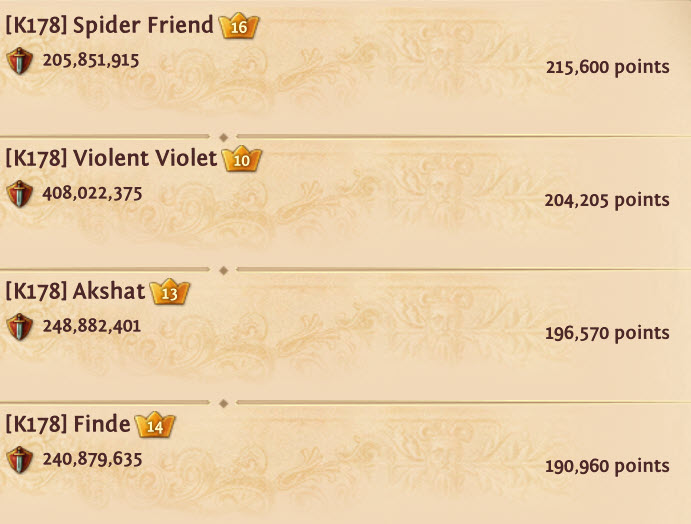
#> input picture points.jpg, 691 x 524 px
$ python extract_clan_points.py
#> lines starting #> are read from the running program, lines starting #| are printed output that depends on the picture
#!/usr/bin/env python3
"""
Improved Clan Points OCR Extractor
Extracts player names and points from screenshots using Tesseract OCR
Cross-platform compatible (Windows, Linux, macOS)
"""

import pytesseract
from PIL import Image, ImageEnhance, ImageFilter, ImageOps
import pandas as pd
import re
import os
import sys
import cv2
import numpy as np
import platform

# Configuration
INPUT_IMAGE = "points.jpg"
OUTPUT_CSV = "clan_points.csv"
DEBUG_MODE = True  # Set to True to see OCR output and debug info

# Configure Tesseract path for different operating systems
def configure_tesseract():
    """Configure Tesseract executable path based on the operating system"""
    system = platform.system().lower()

    if system == "windows":
        # Common Windows Tesseract installation paths
        possible_paths = [
            r"C:\Program Files\Tesseract-OCR\tesseract.exe",
            r"C:\Program Files (x86)\Tesseract-OCR\tesseract.exe",
            r"C:\Users\{}\AppData\Local\Programs\Tesseract-OCR\tesseract.exe".format(os.getenv('USERNAME', '')),
            r"C:\tesseract\tesseract.exe"
        ]

        # Try to find Tesseract in common locations
        for path in possible_paths:
            if os.path.exists(path):
                pytesseract.pytesseract.tesseract_cmd = path
                print(f"🔧 Found Tesseract at: {path}")
                return True

        # If not found, try system PATH
        try:
            pytesseract.get_tesseract_version()
            print("🔧 Using Tesseract from system PATH")
            return True
        except:
            print("❌ Tesseract not found. Please install Tesseract OCR:")
            print("   Download from: https://github.com/UB-Mannheim/tesseract/wiki")
            print("   Or install using: winget install UB-Mannheim.Tesseract")
            return False

    elif system in ["linux", "darwin"]:  # Linux or macOS
        # Try system PATH first
        try:
            pytesseract.get_tesseract_version()
#> (this line was passed over: pytesseract is not available in this run)
            print("🔧 Using Tesseract from system PATH")
            return True
        except:
            if system == "linux":
                print("❌ Tesseract not found. Install with: sudo apt-get install tesseract-ocr")
            else:  # macOS
                print("❌ Tesseract not found. Install with: brew install tesseract")
            return False

    return True

def check_dependencies():
    """Check if all required dependencies are available"""
    try:
        import pytesseract
        import cv2

        # Configure Tesseract for the current OS
        if not configure_tesseract():
            return False

        # Test if tesseract is working
        pytesseract.get_tesseract_version()
#> (this line was passed over: pytesseract is not available in this run)
        print("✅ All dependencies are available")
        return True
    except Exception as e:
        print(f"❌ Dependency check failed: {e}")
        return False

def advanced_preprocess_image(image_path):
    """Advanced image preprocessing for better OCR accuracy"""
#> called with image_path = 'points.jpg'
    if not os.path.exists(image_path):
        raise FileNotFoundError(f"Image file '{image_path}' not found")

    print(f"📷 Processing image: {image_path}")

    # Read image with OpenCV for advanced preprocessing
    img_cv = cv2.imread(image_path)
#> img_cv is the input picture: shape (524, 691, 3); mean B, G, R 171.6, 208.3, 234.7
    if img_cv is None:
        raise ValueError(f"Could not load image: {image_path}")

    # Convert to grayscale
    gray = cv2.cvtColor(img_cv, cv2.COLOR_BGR2GRAY)
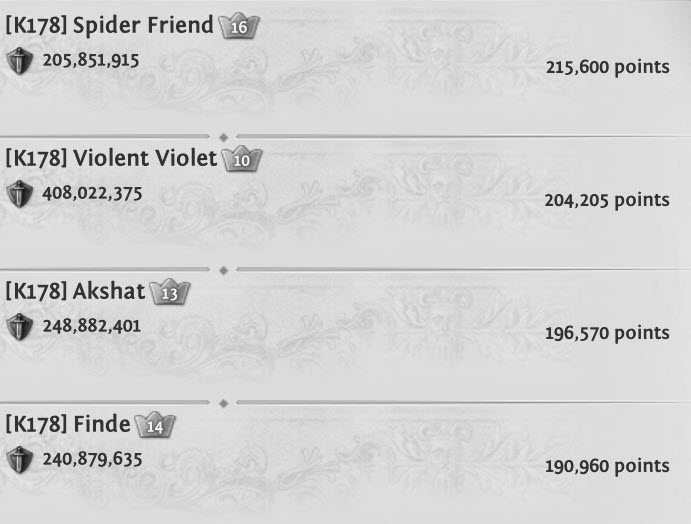
#> gray: shape (524, 691); min 17, max 249, mean 212

    # Apply denoising
    denoised = cv2.fastNlMeansDenoising(gray)

    # Apply adaptive thresholding to handle varying lighting
    thresh = cv2.adaptiveThreshold(denoised, 255, cv2.ADAPTIVE_THRESH_GAUSSIAN_C,
                                   cv2.THRESH_BINARY, 11, 2)
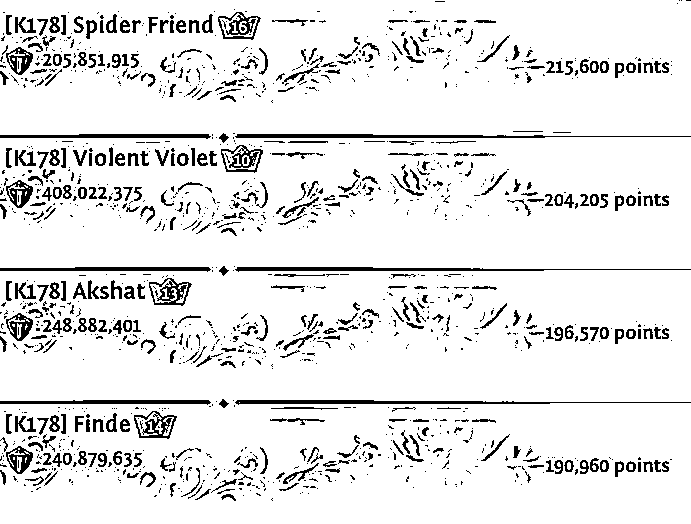
#> thresh: shape (524, 691); 90.7% white; black in thin lines or dots

    # Convert back to PIL Image
    pil_image = Image.fromarray(thresh)

    # Upscale for better OCR (3x scaling)
    width, height = pil_image.size
#> width = 691; height = 524
    pil_image = pil_image.resize((width * 3, height * 3), Image.Resampling.LANCZOS)
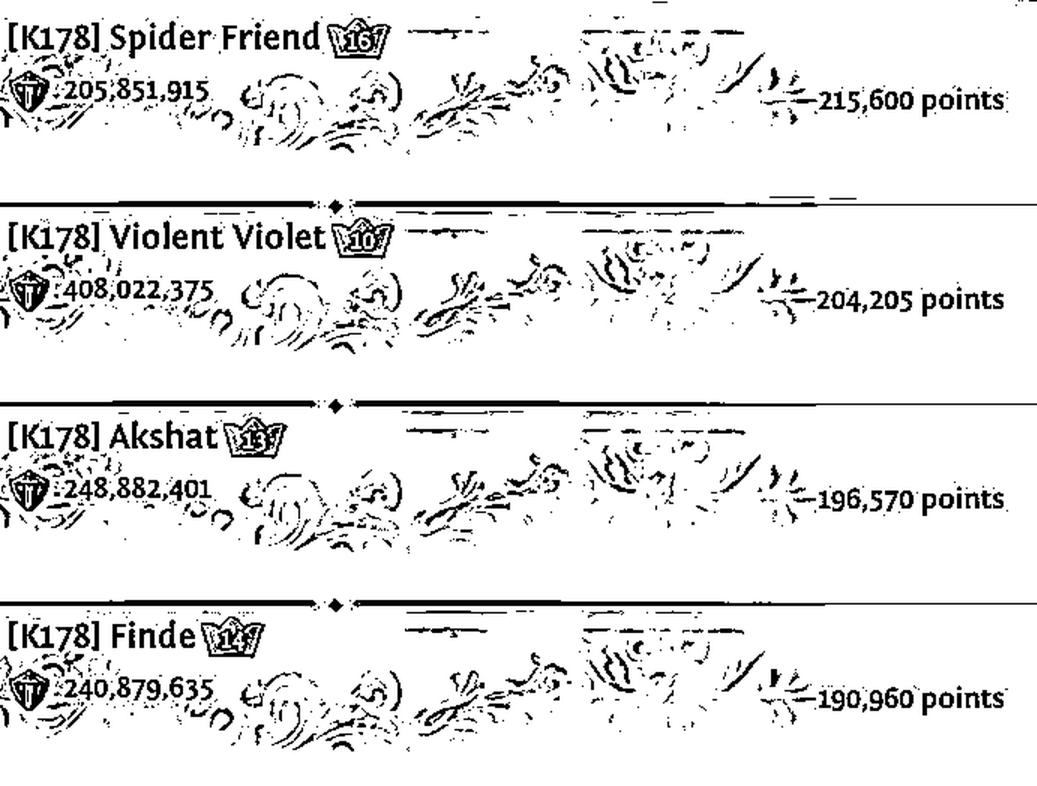
#> pil_image: PIL image 2073x1572 L (shown at 1/2 size); min 0, max 255, mean 230.8

    # Apply additional PIL filters
    pil_image = pil_image.filter(ImageFilter.SHARPEN)

    # Enhance contrast
    enhancer = ImageEnhance.Contrast(pil_image)
    pil_image = enhancer.enhance(2.0)
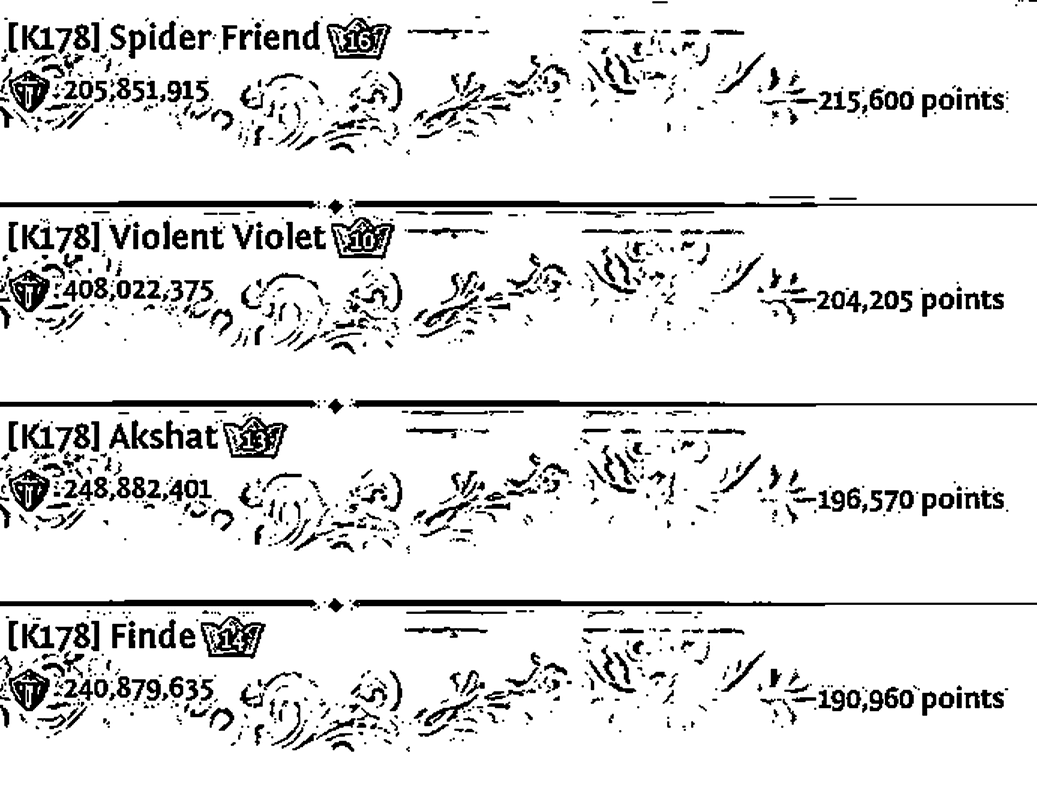
#> pil_image: PIL image 2073x1572 L (shown at 1/2 size); min 0, max 255, mean 227.4

    if DEBUG_MODE:
        pil_image.save("debug_processed.png")
        print("🔧 Saved processed image as debug_processed.png")

    return pil_image

def extract_players_and_points(img):
    """Extract player names and points from preprocessed image"""
    print("🔍 Running OCR extraction...")

    # Use different OCR configurations for better results
    configs = [
        r'--oem 3 --psm 6',  # Uniform block of text
        r'--oem 3 --psm 4',  # Single column of text
        r'--oem 3 --psm 3',  # Fully automatic page segmentation
    ]

    best_results = []
    best_config = None

    for config in configs:
        try:
            text = pytesseract.image_to_string(img, config=config)
            results = parse_ocr_text(text)
            if len(results) > len(best_results):
                best_results = results
                best_config = config
        except Exception as e:
            print(f"⚠️ OCR config '{config}' failed: {e}")
            continue
#> after the loop, best_results = []

    if DEBUG_MODE and best_config:
        text = pytesseract.image_to_string(img, config=best_config)
        print("----- OCR OUTPUT (Best Config) -----")
        print(f"Config: {best_config}")
        print(text)
        print("-----------------------------------")

    return best_results

# [178 lines left out: functions parse_ocr_text, save_to_csv, not called in this run]

def main():
    """Main execution function"""
    print("🎯 Clan Points OCR Extractor")
    print("=" * 40)

    # Check dependencies
    if not check_dependencies():
        print("❌ Please install missing dependencies and try again")
        sys.exit(1)

    try:
        # Process image
        processed_img = advanced_preprocess_image(INPUT_IMAGE)

        # Extract data
        extracted_data = extract_players_and_points(processed_img)

        if extracted_data:
            print(f"\n📊 Extracted {len(extracted_data)} player records:")
            for name, points in extracted_data:
                print(f"  • {name}: {points}")

            # Save to CSV
            if save_to_csv(extracted_data, OUTPUT_CSV):
                print(f"\n🎉 Process completed successfully!")
                print(f"📄 Results saved to: {OUTPUT_CSV}")

                # Display the DataFrame
                df = pd.read_csv(OUTPUT_CSV)
                print("\n📋 Final CSV content:")
                print(df.to_string(index=False))
            else:
                print("\n❌ Failed to save results")
        else:
            print("\n⚠️ No player data found. Possible issues:")
            print("  • Image quality might be too low")
            print("  • Text format doesn't match expected patterns")
            print("  • Try adjusting the DEBUG_MODE to see OCR output")

            if DEBUG_MODE:
                print("\n💡 Check the 'debug_processed.png' file to see how the image was processed")

    except FileNotFoundError as e:
        print(f"❌ File error: {e}")
        print(f"💡 Make sure '{INPUT_IMAGE}' exists in the current directory")
    except Exception as e:
        print(f"❌ Unexpected error: {e}")
        import traceback
        traceback.print_exc()

if __name__ == "__main__":
    main()
#> (the call stopped at in extract_players_and_points, `text = pytesseract.image_to_string(img, config=config)`: pytesseract is not available in this run)
